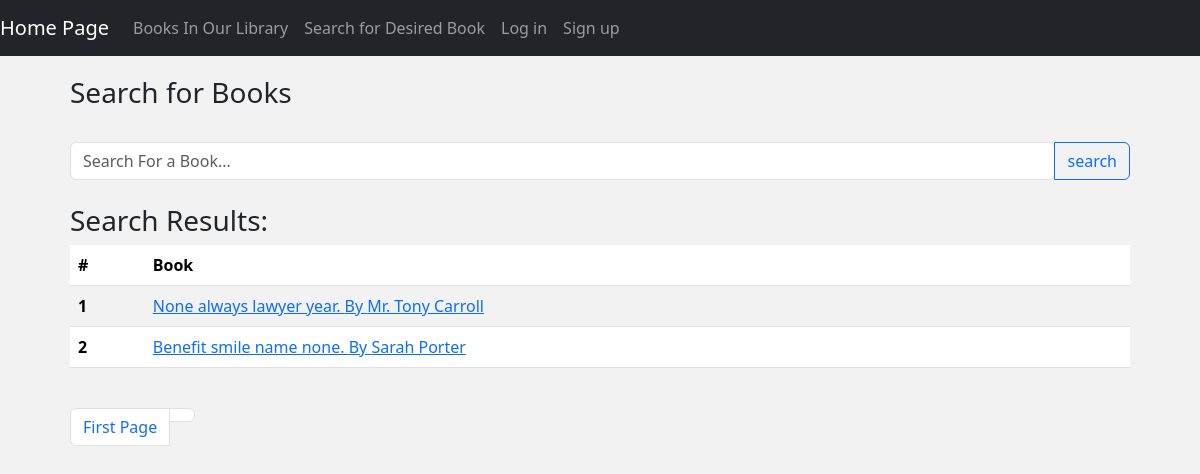
Screenshot of /search/?q=None&page=1 with the database file from the repository.
### booklibrary/models.py (models this page shows, shortened)
class Book(models.Model):
    author = models.ForeignKey(Author, on_delete=models.CASCADE, null=True, verbose_name='Author')
    category = models.ManyToManyField(Category, verbose_name='Category')
    title = models.CharField(max_length=100, verbose_name='Title')
    publication_date = models.DateField(verbose_name='Publication Date')
    stock = models.IntegerField(verbose_name='Stock')
    notify_when_available = models.BooleanField(default=False)
    class Meta:
      verbose_name = "Book"
      verbose_name_plural = "Books"

class Author(models.Model):
    full_name = models.CharField(max_length=100, verbose_name='Full Name')
    def __str__(self):
        return self.full_name
    class Meta:
        verbose_name = 'Author'
        verbose_name_plural = 'Authors'

### booklibrary/views.py (the view)
# urls.py: path('search/', views.search_books, name='search_books'),
def search_books(request):
    query = request.GET.get('q')
    if query:
        books_list = Book.objects.filter(title__icontains=query)
    else:
        books_list = Book.objects.none()
    if books_list.exists() and books_list.count() > 50:
        paginator = Paginator(books_list, 50)
        page = request.GET.get('page')
        books = paginator.get_page(page)
    else:
        books = books_list
    return render(request, 'search_books.html', {'books': books, 'query': query})

### booklibrary/templates/search_books.html (shortened to what this page needs)
{% extends 'base.html' %}
    {% block content %}
    <h3 >Search for Books</h3>
    <br>
    <form method="GET" action="{% url 'search_books' %}">
        <div >
            <div class="input-group">
                <input type="text" name="q" class="form-control rounded" placeholder="Search For a Book..." aria-label="Search" aria-describedby="search-addon" />
                <button type="submit" class="btn btn-outline-primary" data-mdb-ripple-init>search</button>
            </div>
        </div>
    </form>
    <br>
        <h3 >Search Results:</h3>
        {% if books %}
            <table class="table table-striped">
                <thead>
                    <tr>
                        <th scope="col">#</th>
                        <th scope="col">Book</th>
                    </tr>
                </thead>
                <tbody>
                    {% for book in books %}
                        <tr>
                            <th scope="row">{{ forloop.counter }}</th>
                            <td><a href="{% url 'book_detail' book.id %}">{{book.title}} By {{book.author}}</a></td>
                        </tr>
                    {% endfor %}
                </tbody>
            </table>
        {% else %}
            <p >Book not found</p>
        {% endif %}
        <br>
        <nav aria-label="Page navigation example" >
            <ul class="pagination">
              <li class="page-item"><a class="page-link" href="?q={{ query }}&page=1">First Page</a></li>
              <li class="page-item"><a class="page-link" href="#">{{ books.number }}</a></li>
            </ul>
          </nav>
    {% endblock %}

### booklibrary/templates/base.html (style rules this page uses)
body { background-color: #f0f0f0d5; }

### rows the page displays
Book: title "None always lawyer year.", author "Mr. Tony Carroll"
Book: title "Benefit smile name none.", author "Sarah Porter"
